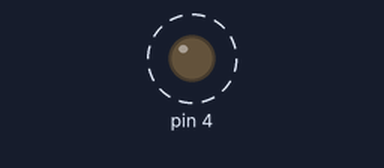
This sketch was run on a simulated Arduino Uno, built with avr-gcc and run on an emulated ATmega328P. Shown: output pins drawn as LEDs (lit = HIGH). Dashed ring = blinking.

Above: at 0.5 s.
Timing chart, 0 to 4.6 s (numbered marks = the images above):
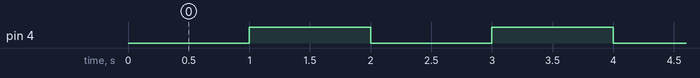

Measured:
- by itself, pin 4: alternates HIGH for 1.0 s and LOW for 1.0 s

The sketch:

LPG_sensor.ino
```cpp
void setup() {
  // put your setup code here, to run once:
pinMode(4,OUTPUT);

}

void loop() {
  // put your main code here, to run repeatedly:
digitalWrite(4,LOW);
delay(1000);
digitalWrite(4,HIGH);
delay(1000);


}
```
